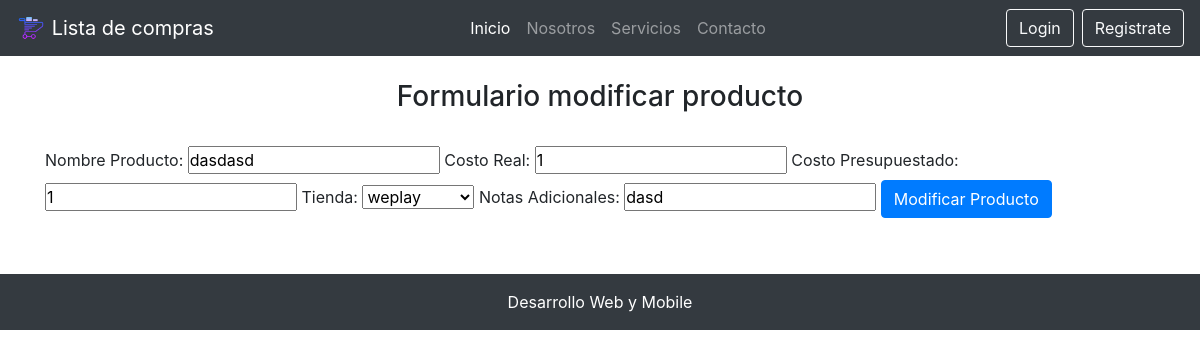
/modificar_producto/22/, run on the app's committed database.
### core/models.py (models this page shows, shortened)
class Producto(models.Model):
    nombre = models.CharField(max_length=50)
    costo_real = models.IntegerField(verbose_name="Costo Real")
    costo_presupuestado = models.IntegerField(verbose_name="Costo Presupuestado")
    notas_adicionales = models.CharField( max_length=200, verbose_name="Notas Adicionales")
    estadoProducto = models.ForeignKey(EstadoProducto, on_delete=models.CASCADE, verbose_name="Estado Producto")
    lista = models.ForeignKey(Lista, on_delete=models.CASCADE)
    tienda = models.ForeignKey(Tienda, on_delete=models.CASCADE)

class Tienda(models.Model):
    nombre = models.CharField(max_length=50)
    nombre_sucursal = models.CharField(max_length=50, verbose_name="Nombre Sucursal")
    direccion = models.CharField(max_length=50)
    comuna = models.ForeignKey(Comuna, on_delete=models.CASCADE)
    estado_tienda = models.ForeignKey(EstadoTienda, on_delete=models.CASCADE, verbose_name="Estado Tienda")

### core/views.py (the view, shortened to what this page needs)
# urls.py: path('modificar_producto/<id>/', modificar_producto, name="modificar_producto"),
def modificar_producto(request, id):
    producto = Producto.objects.get(id=id)
    lista = Lista.objects.get(id=producto.lista.id)
    ti = Tienda.objects.all()
    variables = {
        'producto': producto,
        'ti': ti,
        'lista': lista
    }
    return render(request, 'core/modificar_producto.html', variables)

### core/templates/core/modificar_producto.html (shortened to what this page needs)
{% extends 'core/base.html' %}
{% load static %}
{% block contenido %}
<br>
<div class="container">
    <h3 class="text-center">Formulario modificar producto</h3>
    <br>
    <form action="" method="POST" id="formularioproducto">
        <label for="">Nombre Producto:</label>
        <input type="text" name="txtnombre" id="txtnombre" value="{{ producto.nombre }}">
        <label for="">Costo Real:</label>
        <input type="number" name="txtreal" id="txtreal" value="{{ producto.costo_real }}">
        <label for="">Costo Presupuestado:</label>
        <input type="number" name="txtpresu" id="txtpresu" value="{{ producto.costo_presupuestado }}">
        <label for="">Tienda:</label>
        <select name="cbotienda" id="cbotienda">
            {% for t in ti %}
            <option
            {% if t.id == producto.tienda.id %}
            {{'selected'}}
            {% endif %}
            value="{{ t.id }}">{{ t.nombre }}</option>
            {% endfor %}
        </select>
        <label for="">Notas Adicionales:</label>
        <input type="text" name="txtnotas" id="txtnotas" value="{{ producto.notas_adicionales }}">
        <input type="submit" value="Modificar Producto" class="btn btn-primary">
    </form>
</div>
<br>
<div class="d-flex justify-content-center">
</div>
<br>
{% endblock contenido %}

### core/static/core/css/estilos.css (style rules this page uses)
* { margin: 0; padding: 0; }

### data on the page
Producto: txtnombre "dasdasd", txtreal "1", txtpresu "1", cbotienda "weplay", txtnotas "dasd"
